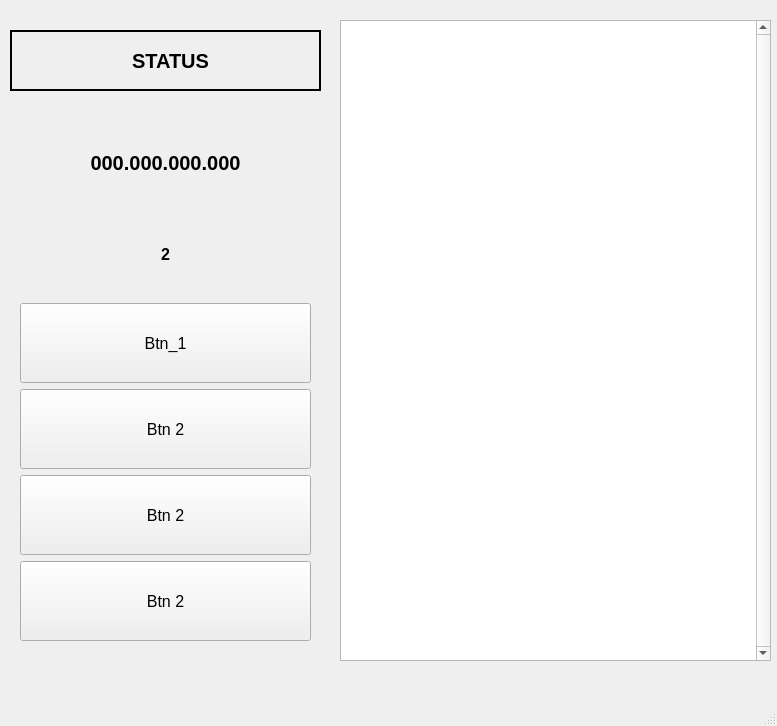
<?xml version="1.0" encoding="UTF-8"?>
<ui version="4.0">
 <class>MainWindow</class>
 <widget class="QMainWindow" name="MainWindow">
  <property name="geometry">
   <rect>
    <x>0</x>
    <y>0</y>
    <width>777</width>
    <height>726</height>
   </rect>
  </property>
  <property name="windowTitle">
   <string>MainWindow</string>
  </property>
  <widget class="QWidget" name="centralwidget">
   <widget class="QWidget" name="verticalLayoutWidget">
    <property name="geometry">
     <rect>
      <x>10</x>
      <y>110</y>
      <width>311</width>
      <height>541</height>
     </rect>
    </property>
    <layout class="QVBoxLayout" name="verticalLayout_2">
     <property name="leftMargin">
      <number>10</number>
     </property>
     <property name="topMargin">
      <number>10</number>
     </property>
     <property name="rightMargin">
      <number>10</number>
     </property>
     <property name="bottomMargin">
      <number>10</number>
     </property>
     <item>
      <widget class="QFrame" name="">
       <layout class="QHBoxLayout" name="horizontalLayout_19">
        <property name="spacing">
         <number>0</number>
        </property>
        <property name="leftMargin">
         <number>1</number>
        </property>
        <property name="rightMargin">
         <number>1</number>
        </property>
        <item>
         <widget class="QLabel" name="lbl_ip">
          <property name="font">
           <font>
            <pointsize>15</pointsize>
            <weight>75</weight>
            <bold>true</bold>
           </font>
          </property>
          <property name="text">
           <string>000.000.000.000</string>
          </property>
          <property name="alignment">
           <set>Qt::AlignCenter</set>
          </property>
         </widget>
        </item>
       </layout>
      </widget>
     </item>
     <item>
      <layout class="QHBoxLayout" name="horizontalLayout_20">
       <property name="leftMargin">
        <number>5</number>
       </property>
       <property name="rightMargin">
        <number>5</number>
       </property>
       <item>
        <widget class="QLabel" name="lbl_2">
         <property name="font">
          <font>
           <pointsize>12</pointsize>
           <weight>75</weight>
           <bold>true</bold>
          </font>
         </property>
         <property name="text">
          <string>2</string>
         </property>
         <property name="alignment">
          <set>Qt::AlignCenter</set>
         </property>
        </widget>
       </item>
      </layout>
     </item>
     <item>
      <widget class="QPushButton" name="btn_1">
       <property name="minimumSize">
        <size>
         <width>0</width>
         <height>80</height>
        </size>
       </property>
       <property name="font">
        <font>
         <pointsize>12</pointsize>
        </font>
       </property>
       <property name="text">
        <string>Btn_1</string>
       </property>
      </widget>
     </item>
     <item>
      <widget class="QPushButton" name="btn_2">
       <property name="minimumSize">
        <size>
         <width>0</width>
         <height>80</height>
        </size>
       </property>
       <property name="font">
        <font>
         <pointsize>12</pointsize>
        </font>
       </property>
       <property name="text">
        <string>Btn 2</string>
       </property>
      </widget>
     </item>
     <item>
      <widget class="QPushButton" name="btn_3">
       <property name="minimumSize">
        <size>
         <width>0</width>
         <height>80</height>
        </size>
       </property>
       <property name="font">
        <font>
         <pointsize>12</pointsize>
        </font>
       </property>
       <property name="text">
        <string>Btn 2</string>
       </property>
      </widget>
     </item>
     <item>
      <widget class="QPushButton" name="btn_4">
       <property name="minimumSize">
        <size>
         <width>0</width>
         <height>80</height>
        </size>
       </property>
       <property name="font">
        <font>
         <pointsize>12</pointsize>
        </font>
       </property>
       <property name="text">
        <string>Btn 2</string>
       </property>
      </widget>
     </item>
    </layout>
   </widget>
   <widget class="QFrame" name="frame">
    <property name="geometry">
     <rect>
      <x>10</x>
      <y>30</y>
      <width>311</width>
      <height>61</height>
     </rect>
    </property>
    <property name="baseSize">
     <size>
      <width>0</width>
      <height>0</height>
     </size>
    </property>
    <property name="font">
     <font>
      <pointsize>12</pointsize>
     </font>
    </property>
    <property name="frameShape">
     <enum>QFrame::Box</enum>
    </property>
    <property name="lineWidth">
     <number>2</number>
    </property>
    <layout class="QHBoxLayout" name="horizontalLayout_21">
     <property name="leftMargin">
      <number>15</number>
     </property>
     <property name="rightMargin">
      <number>5</number>
     </property>
     <item>
      <widget class="QLabel" name="lbl_status">
       <property name="font">
        <font>
         <pointsize>15</pointsize>
         <weight>75</weight>
         <bold>true</bold>
        </font>
       </property>
       <property name="text">
        <string>STATUS</string>
       </property>
       <property name="alignment">
        <set>Qt::AlignCenter</set>
       </property>
      </widget>
     </item>
    </layout>
   </widget>
   <widget class="QTextEdit" name="lbl_log">
    <property name="geometry">
     <rect>
      <x>340</x>
      <y>20</y>
      <width>431</width>
      <height>641</height>
     </rect>
    </property>
    <property name="font">
     <font>
      <pointsize>12</pointsize>
     </font>
    </property>
    <property name="acceptDrops">
     <bool>false</bool>
    </property>
    <property name="verticalScrollBarPolicy">
     <enum>Qt::ScrollBarAlwaysOn</enum>
    </property>
    <property name="readOnly">
     <bool>true</bool>
    </property>
   </widget>
  </widget>
  <widget class="QMenuBar" name="menubar">
   <property name="geometry">
    <rect>
     <x>0</x>
     <y>0</y>
     <width>777</width>
     <height>22</height>
    </rect>
   </property>
  </widget>
  <widget class="QStatusBar" name="statusbar"/>
 </widget>
 <resources/>
 <connections/>
</ui>
